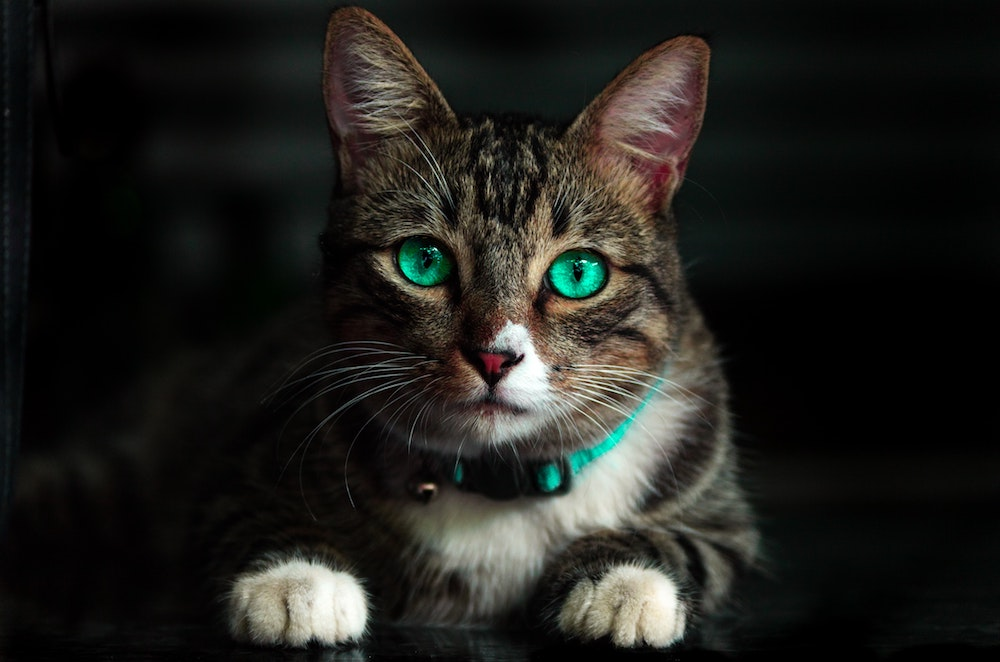
#> input picture Purrsong/extract/samples/002.jpg, 1000 x 662 px; its folder holds only this picture in this run
$ jupyter execute --allow-errors test_revised.ipynb   (older library calls are emulated)
#> lines starting #> are read from the running program, lines starting #| are printed output that depends on the picture
#> further down, img is the input picture: shape (662, 1000, 3); mean B, G, R 28.4, 32, 32.2
## Test_Revised

[cell 1]
import keras, sys, cv2, os
from keras.models import Model, load_model
import numpy as np
import pandas as pd
from math import atan2, degrees

[cell 2]
img_size = 224
base_path = 'samples'
file_list = sorted(os.listdir(base_path))

[cell 3]
# this is most important thing
model_path = 'models'
bbs_model_name = os.path.join(model_path, 'bbs_1.h5')
lmks_model_name = os.path.join(model_path, 'lmks_1.h5')
#> (the rest of this cell did not finish here and is left out)

[cell 4]
def resize_img(im):
    old_size = im.shape[:2] # old_size is in (height, width) format
#> old_size = (662, 1000)
    ratio = float(img_size) / max(old_size)
#> ratio = 0.224
    new_size = tuple([int(x*ratio) for x in old_size])
#> new_size = (148, 224)
    # new_size should be in (width, height) format
    im = cv2.resize(im, (new_size[1], new_size[0]))
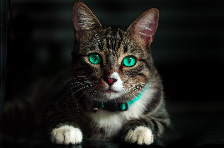
#> im: shape (148, 224, 3); mean of channels 0, 1, 2 28.3, 32, 32.2; drawn as B, G, R
    delta_w = img_size - new_size[1]
#> delta_w = 0
    delta_h = img_size - new_size[0]
#> delta_h = 76
    top, bottom = delta_h // 2, delta_h - (delta_h // 2)
#> top = 38; bottom = 38
    left, right = delta_w // 2, delta_w - (delta_w // 2)
#> left = 0; right = 0
    new_im = cv2.copyMakeBorder(im, top, bottom, left, right, cv2.BORDER_CONSTANT,
        value=[0, 0, 0])
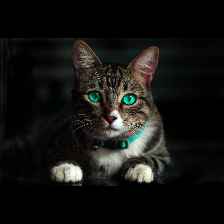
#> new_im: shape (224, 224, 3); mean of channels 0, 1, 2 18.7, 21.1, 21.3; drawn as B, G, R
#> `img, ratio, top, left = resize_img(img)`: top = 38; left = 0
    return new_im, ratio, top, left

# overlay function
# [30 lines left out: functions overlay_transparent, angle_between, not called in this run]

[cell 5]
# [42 lines left out: function bb_lmks, not called in this run]

#     cv2.imshow('img', ori_img)
#     cv2.waitKey(0)

#> (a cell that did not finish here is left out)

$ run again, on Purrsong/extract/samples/012.jpg
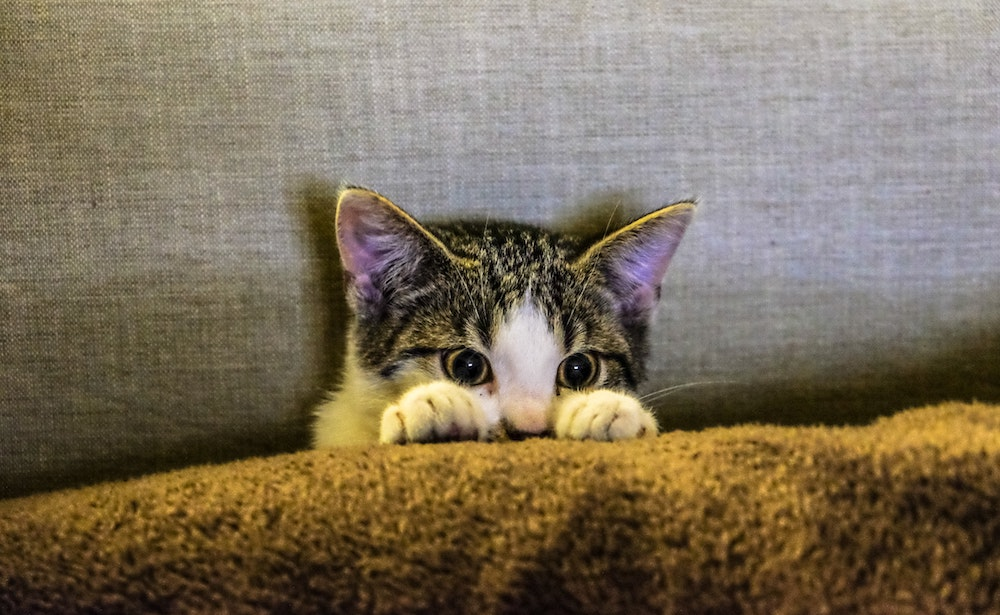
#> input picture Purrsong/extract/samples/012.jpg, 1000 x 615 px
#> img is the input picture: shape (615, 1000, 3); mean B, G, R 91, 111.6, 124.5
#> in resize_img, `im = cv2.resize(im, (new_size[1], new_size[0]))`:
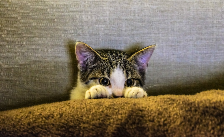
#> im: shape (137, 224, 3); mean of channels 0, 1, 2 90.9, 111.5, 124.4; drawn as B, G, R
#> in resize_img, `new_im = cv2.copyMakeBorder(im, top, bottom, left, right, cv2.BORDER_C..`:
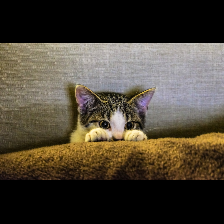
#> new_im: shape (224, 224, 3); mean of channels 0, 1, 2 55.6, 68.2, 76.1; drawn as B, G, R
#> `img, ratio, top, left = resize_img(img)`: top = 43; left = 0

$ run again, on Purrsong/extract/samples/014.jpg
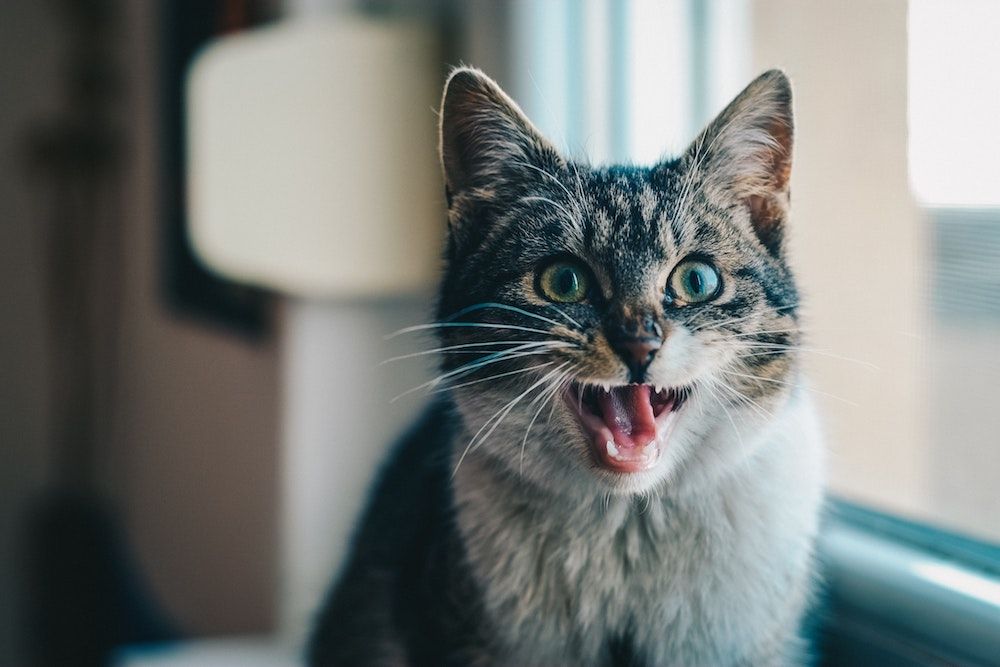
#> input picture Purrsong/extract/samples/014.jpg, 1000 x 667 px
#> img is the input picture: shape (667, 1000, 3); mean B, G, R 121.6, 124.1, 119.6
#> in resize_img, `im = cv2.resize(im, (new_size[1], new_size[0]))`:
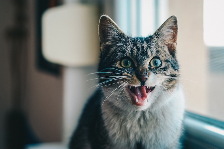
#> im: shape (149, 224, 3); mean of channels 0, 1, 2 121.5, 124, 119.5; drawn as B, G, R
#> in resize_img, `new_im = cv2.copyMakeBorder(im, top, bottom, left, right, cv2.BORDER_C..`:
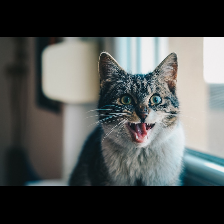
#> new_im: shape (224, 224, 3); mean of channels 0, 1, 2 80.8, 82.5, 79.5; drawn as B, G, R
#> `img, ratio, top, left = resize_img(img)`: top = 37; left = 0

$ run again, on Purrsong/extract/samples/015.jpg
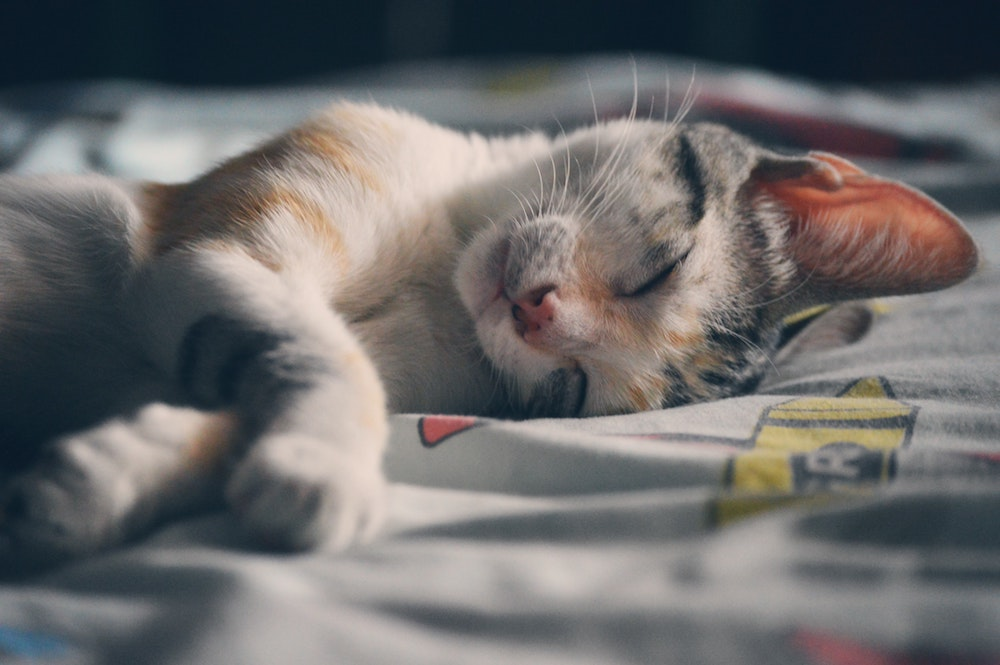
#> input picture Purrsong/extract/samples/015.jpg, 1000 x 665 px
#> img is the input picture: shape (665, 1000, 3); mean B, G, R 106.7, 106.5, 107.6
#> in resize_img, `new_im = cv2.copyMakeBorder(im, top, bottom, left, right, cv2.BORDER_C..`:
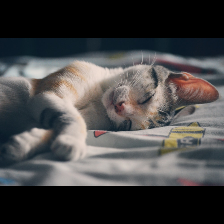
#> new_im: shape (224, 224, 3); mean of channels 0, 1, 2 70.4, 70.3, 71; drawn as B, G, R
#> `img, ratio, top, left = resize_img(img)`: top = 38; left = 0

$ run again, on Purrsong/extract/samples/003.jpg
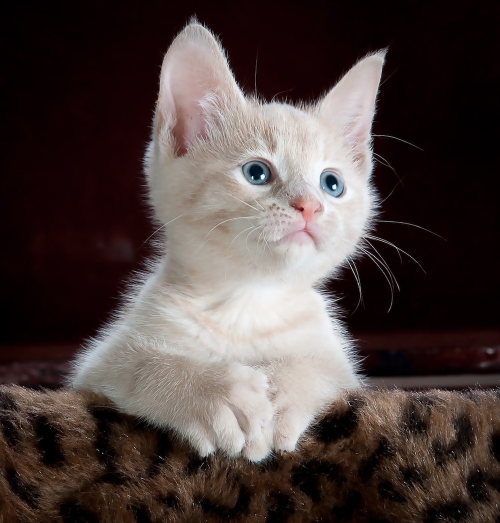
#> input picture Purrsong/extract/samples/003.jpg, 1000 x 1045 px (shown at 1/2 size)
#> img is the input picture: shape (1045, 1000, 3); mean B, G, R 64.4, 66.7, 78.7
#> in resize_img, `im = cv2.resize(im, (new_size[1], new_size[0]))`:
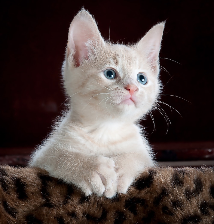
#> im: shape (224, 214, 3); mean of channels 0, 1, 2 64.3, 66.6, 78.6; drawn as B, G, R
#> in resize_img, `new_im = cv2.copyMakeBorder(im, top, bottom, left, right, cv2.BORDER_C..`:
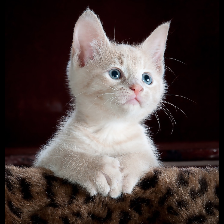
#> new_im: shape (224, 224, 3); mean of channels 0, 1, 2 61.5, 63.7, 75.1; drawn as B, G, R
#> `img, ratio, top, left = resize_img(img)`: top = 0; left = 5
